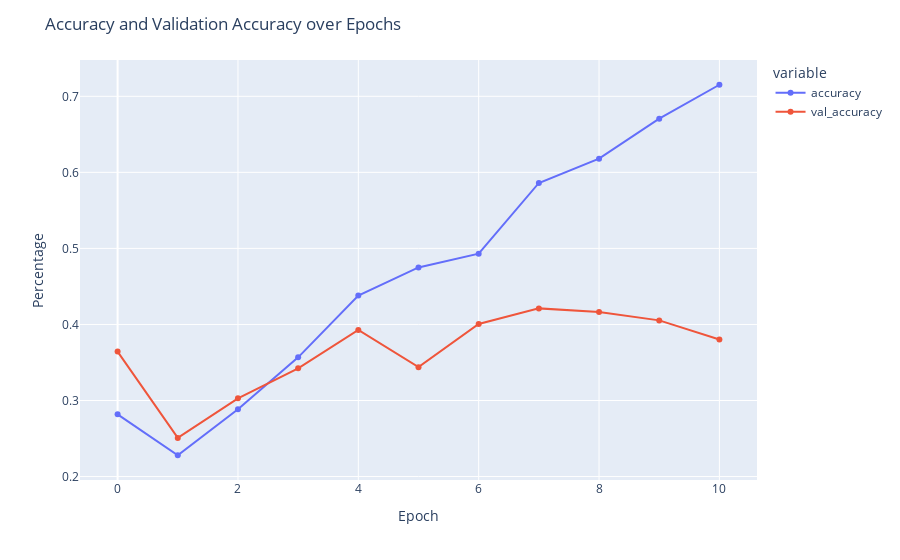
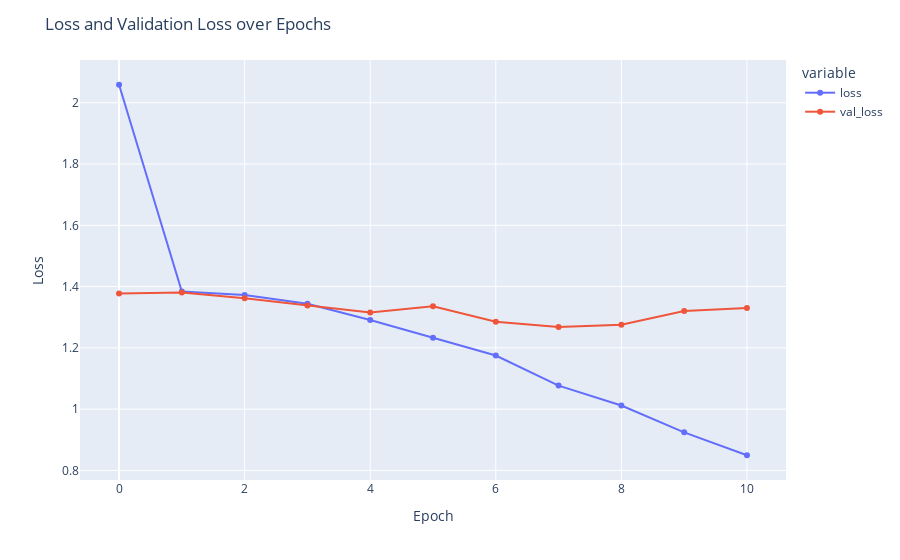

Here is the notebook cell these charts were saved with, in order:
### Markdown cell above
# Model 1

This is a single convolutional layer with a single connected dense layer just to test how well it works to start off.

### Code cell
%%time
earlystop = tf.keras.callbacks.EarlyStopping(patience=3, verbose=True)
Adam_32_32_32_D3_64 = tf.keras.models.Sequential([
    tf.keras.layers.Conv2D(64, (3,3), activation='relu', input_shape=(64, 64, 3)),
    tf.keras.layers.MaxPooling2D(2, 2),
    tf.keras.layers.Flatten(),
    tf.keras.layers.Dense(64, activation='relu'),
    tf.keras.layers.Dense(4, activation='softmax')
])

Adam_32_32_32_D3_64.summary()
Adam_32_32_32_D3_64.compile(loss='categorical_crossentropy',
              optimizer="Adam",
              metrics=['accuracy',tf.keras.metrics.Recall()])

checkpoint = ModelCheckpoint(filepath=r'../capstone-data/checkpoints/Adam_32_32_32_D3_64_', verbose=0, save_best_only=True, mode='auto')
tensorboard = TensorBoard(log_dir=f'../capstone-data/logs/Adam_32_32_32_D3_64_{datetime.datetime.now().strftime("%Y%m%d-%H%M%S")}')
history1 = Adam_32_32_32_D3_64.fit(
      X_train, 
      y_train,
      batch_size=64,
      epochs=200,
      verbose=0,
      class_weight=weights_dict,
      callbacks=[earlystop, tensorboard, checkpoint],
      validation_data=(X_val, y_val))

plot_results(history1.history)
evaluate_results(Adam_32_32_32_D3_64)

### Figure 1 — Plotly figure (JSON) as saved in the notebook; plotly's stock layout.template omitted (floating-point values rounded to 4 significant figures)
{"data": [{"hovertemplate": "variable=accuracy<br>index=%{x}<br>value=%{y}<extra></extra>", "legendgroup": "accuracy", "line": {"color": "#636efa", "dash": "solid"}, "mode": "lines+markers", "name": "accuracy", "orientation": "v", "showlegend": true, "type": "scatter", "x": [0, 1, 2, 3, 4, 5, 6, 7, 8, 9, 10], "xaxis": "x", "y": [0.2819, 0.228, 0.2886, 0.3568, 0.4379, 0.475, 0.4931, 0.586, 0.618, 0.6706, 0.7152], "yaxis": "y"}, {"hovertemplate": "variable=val_accuracy<br>index=%{x}<br>value=%{y}<extra></extra>", "legendgroup": "val_accuracy", "line": {"color": "#EF553B", "dash": "solid"}, "mode": "lines+markers", "name": "val_accuracy", "orientation": "v", "showlegend": true, "type": "scatter", "x": [0, 1, 2, 3, 4, 5, 6, 7, 8, 9, 10], "xaxis": "x", "y": [0.3644, 0.2508, 0.3028, 0.3423, 0.3927, 0.3438, 0.4006, 0.4211, 0.4164, 0.4054, 0.3801], "yaxis": "y"}], "layout": {"legend": {"title": {"text": "variable"}, "tracegroupgap": 0}, "margin": {"t": 60}, "title": {"text": "Accuracy and Validation Accuracy over Epochs"}, "xaxis": {"anchor": "y", "domain": [0, 1], "title": {"text": "Epoch"}}, "yaxis": {"anchor": "x", "domain": [0, 1], "title": {"text": "Percentage"}}}}

### Figure 2 — Plotly figure (JSON) as saved in the notebook; plotly's stock layout.template omitted (floating-point values rounded to 4 significant figures)
{"data": [{"hovertemplate": "variable=loss<br>index=%{x}<br>value=%{y}<extra></extra>", "legendgroup": "loss", "line": {"color": "#636efa", "dash": "solid"}, "mode": "lines+markers", "name": "loss", "orientation": "v", "showlegend": true, "type": "scatter", "x": [0, 1, 2, 3, 4, 5, 6, 7, 8, 9, 10], "xaxis": "x", "y": [2.059, 1.384, 1.372, 1.344, 1.291, 1.233, 1.175, 1.077, 1.012, 0.9244, 0.8495], "yaxis": "y"}, {"hovertemplate": "variable=val_loss<br>index=%{x}<br>value=%{y}<extra></extra>", "legendgroup": "val_loss", "line": {"color": "#EF553B", "dash": "solid"}, "mode": "lines+markers", "name": "val_loss", "orientation": "v", "showlegend": true, "type": "scatter", "x": [0, 1, 2, 3, 4, 5, 6, 7, 8, 9, 10], "xaxis": "x", "y": [1.378, 1.381, 1.362, 1.338, 1.315, 1.336, 1.285, 1.268, 1.275, 1.321, 1.33], "yaxis": "y"}], "layout": {"legend": {"title": {"text": "variable"}, "tracegroupgap": 0}, "margin": {"t": 60}, "title": {"text": "Loss and Validation Loss over Epochs"}, "xaxis": {"anchor": "y", "domain": [0, 1], "title": {"text": "Epoch"}}, "yaxis": {"anchor": "x", "domain": [0, 1], "title": {"text": "Loss"}}}}
